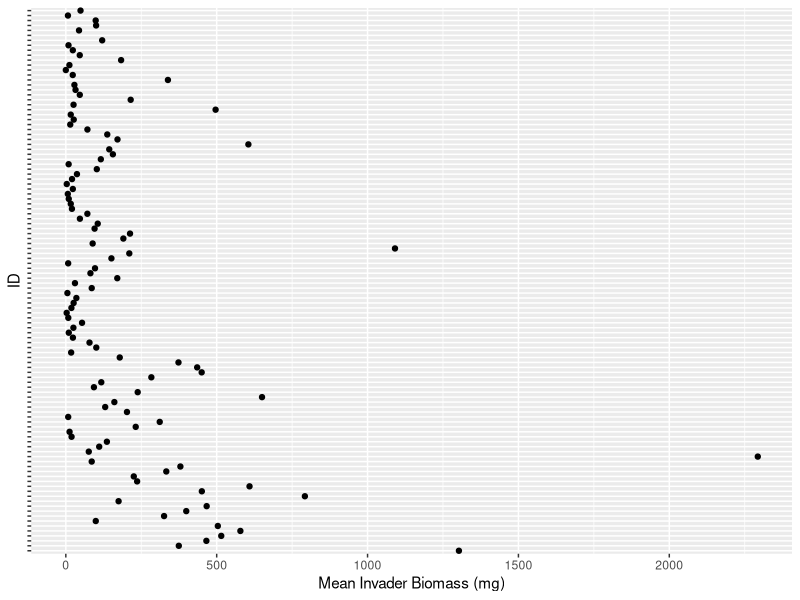
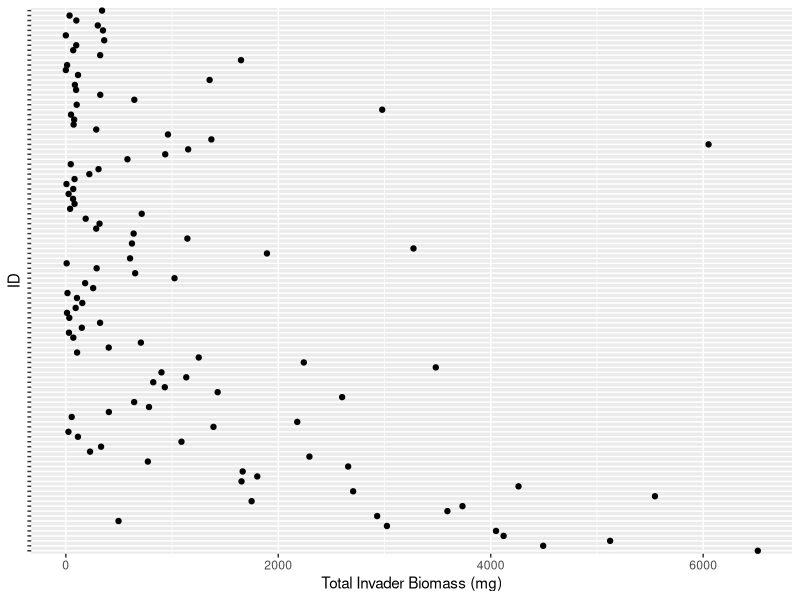
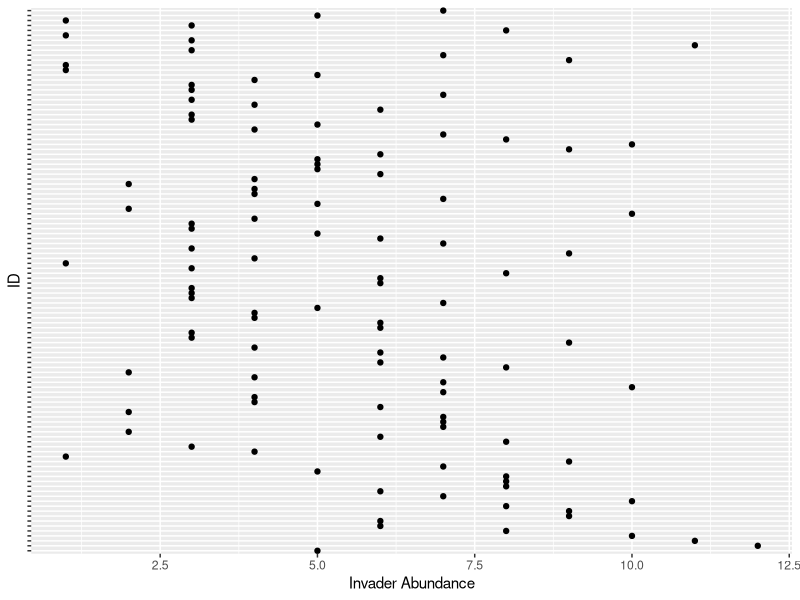
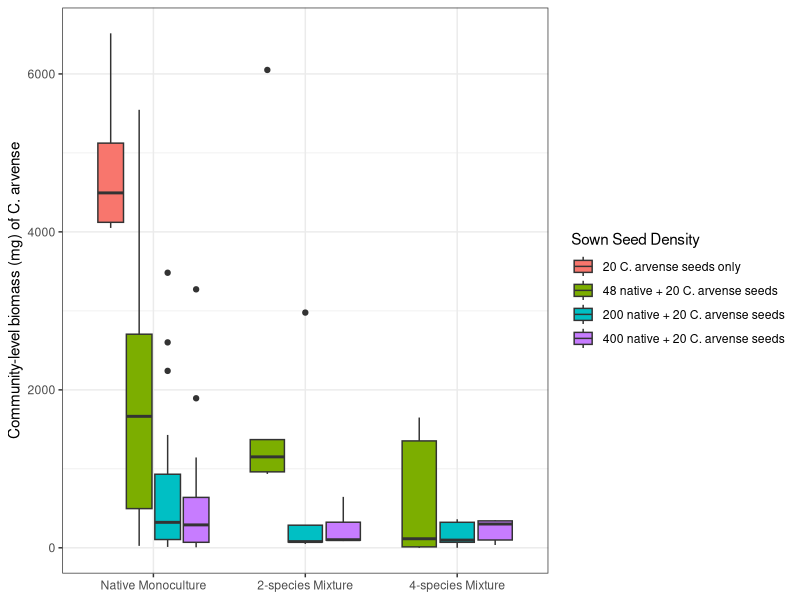
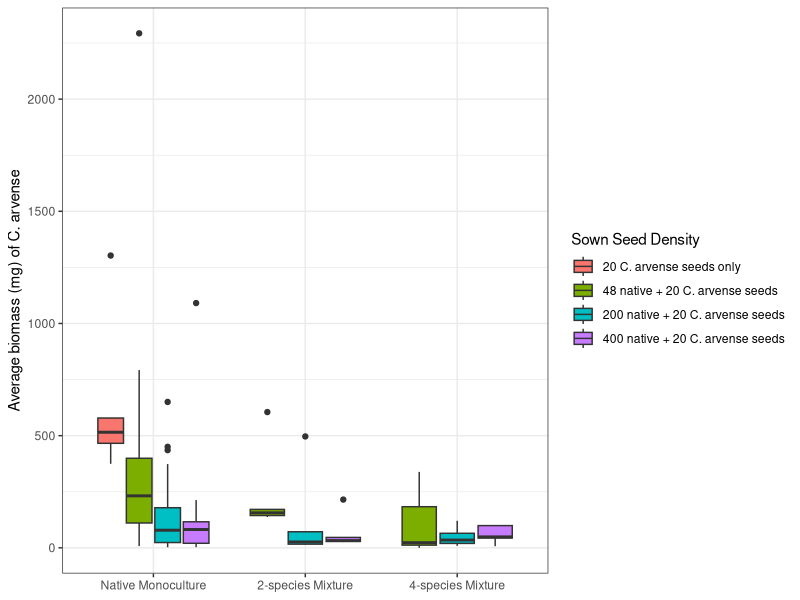
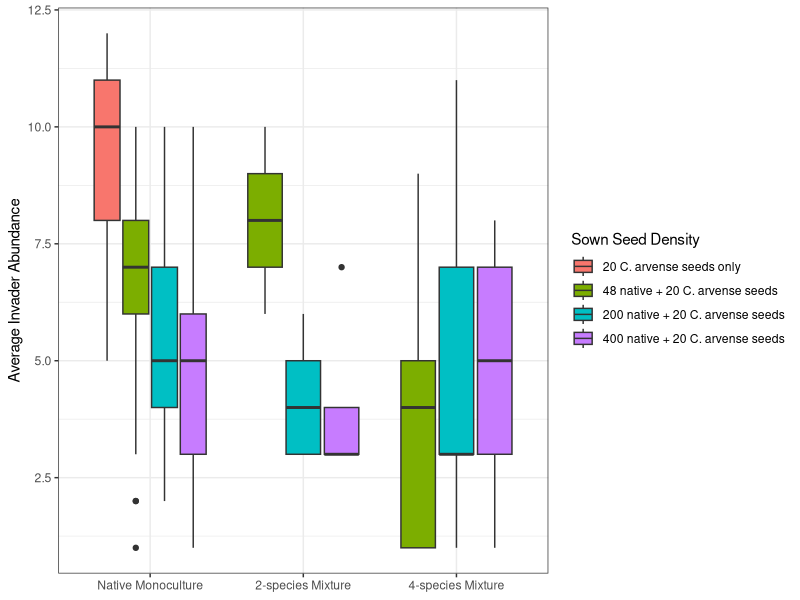

Write the R code that produced these figures, in order.
# libraries -----
library(dplyr)    # for manipulating data
library(here)     # for creating relative file paths
library(ggplot2)  # for visualizing data 

# import ----

inv_bm <- read.csv(here("data", "intermediate_data", "invader_biomass.csv"))

# exploratory data analysis -----

## check for sample size of density and richness treatments ----
# to determine type of sum of squares (I, II, or III) required for ANOVA 
inv_bm %>%
  group_by(Richness_ID, Density_ID) %>%
  summarize(
    n_avg_bm = length(na.omit(mean_inv_bm_mg)),
    n_tot_bm = length(na.omit(tot_inv_bm_mg)),
    n_inv_ab = length(na.omit(num_invaders))
  )

## check for outliers -----
# reason: outliers increase the estimate of sample variance
# decreasing the calculated F statistics for ANOVA's
# lowering the chance of rejecting the null hypothesis 
inv_bm %>%
  mutate(ID = paste(Richness_ID, Density_ID, Rep)) %>%
  ggplot(aes(x = mean_inv_bm_mg, y = ID)) + 
  geom_point() +
  labs(
    x = "Mean Invader Biomass (mg)",
    y = "ID"
    ) + 
  theme(axis.text.y = element_blank())
  
inv_bm %>%
  mutate(ID = paste(Richness_ID, Density_ID, Rep)) %>%
  ggplot(aes(x = tot_inv_bm_mg, y = ID)) + 
  geom_point() +
  labs(
    x = "Total Invader Biomass (mg)",
    y = "ID"
  ) + 
  theme(axis.text.y = element_blank())

inv_bm %>%
  mutate(ID = paste(Richness_ID, Density_ID, Rep)) %>%
  ggplot(aes(x = num_invaders, y = ID)) + 
  geom_point() +
  labs(
    x = "Invader Abundance",
    y = "ID"
  ) + 
  theme(axis.text.y = element_blank())

# check box-plots ----
# reason: visualize summary statistics to get a sense of median and spread
# across seeding density and seeding richness treatments
(plot_tot_inv_bm <- inv_bm %>%
   mutate(
     Density_ID = case_when(
       Density_ID == "-"  ~ "20 C. arvense seeds only",
       Density_ID == "D1" ~ "48 native + 20 C. arvense seeds",
       Density_ID == "D2" ~ "200 native + 20 C. arvense seeds", 
       Density_ID == "D3" ~ "400 native + 20 C. arvense seeds") %>%
       factor(levels = c(
         "20 C. arvense seeds only", 
         "48 native + 20 C. arvense seeds", 
         "200 native + 20 C. arvense seeds", 
         "400 native + 20 C. arvense seeds")
       )
   ) %>%
   
   mutate(
     Richness_ID = case_when(
       Density_ID  == "20 invasive seeds"  ~ "Invasive-Only", 
       Richness_ID == "M1" ~ "Native Monoculture", 
       Richness_ID == "M2" ~ "2-species Mixture", 
       Richness_ID == "M4" ~ "4-species Mixture", 
       TRUE ~ Richness_ID
     ), 
     
     Richness_ID = factor(Richness_ID, levels = c(
       "Invasive-Only", 
       "Native Monoculture", 
       "2-species Mixture", 
       "4-species Mixture")
     )
   ) %>%
   ggplot(aes(x = Richness_ID, y = tot_inv_bm_mg)) +
   geom_boxplot(
     aes(fill = Density_ID), 
     position = "dodge2"
   ) + 
   labs(
     fill = "Sown Seed Density", 
     x = NULL, 
     y = "Community-level biomass (mg) of C. arvense"
   ) + 
   theme_bw()
)

(plot_avg_inv_bm <- inv_bm %>%
    mutate(
      Density_ID = case_when(
        Density_ID == "-"  ~ "20 C. arvense seeds only",
        Density_ID == "D1" ~ "48 native + 20 C. arvense seeds",
        Density_ID == "D2" ~ "200 native + 20 C. arvense seeds", 
        Density_ID == "D3" ~ "400 native + 20 C. arvense seeds") %>%
        factor(levels = c(
          "20 C. arvense seeds only", 
          "48 native + 20 C. arvense seeds", 
          "200 native + 20 C. arvense seeds", 
          "400 native + 20 C. arvense seeds")
        )
    ) %>%
    
    mutate(
      Richness_ID = case_when(
        Density_ID  == "20 invasive seeds"  ~ "Invasive-Only", 
        Richness_ID == "M1" ~ "Native Monoculture", 
        Richness_ID == "M2" ~ "2-species Mixture", 
        Richness_ID == "M4" ~ "4-species Mixture", 
        TRUE ~ Richness_ID
      ), 
      
      Richness_ID = factor(Richness_ID, levels = c(
        "Invasive-Only", 
        "Native Monoculture", 
        "2-species Mixture", 
        "4-species Mixture")
      )
    ) %>%
    ggplot(aes(x = Richness_ID, y = mean_inv_bm_mg)) +
    geom_boxplot(
      aes(fill = Density_ID), 
      position = "dodge2"
    ) + 
    labs(
      fill = "Sown Seed Density", 
      x = NULL, 
      y = "Average biomass (mg) of C. arvense"
    ) + 
    theme_bw()
)

(plot_ab_inv_bm <- inv_bm %>%
    mutate(
      Density_ID = case_when(
        Density_ID == "-"  ~ "20 C. arvense seeds only",
        Density_ID == "D1" ~ "48 native + 20 C. arvense seeds",
        Density_ID == "D2" ~ "200 native + 20 C. arvense seeds", 
        Density_ID == "D3" ~ "400 native + 20 C. arvense seeds") %>%
        factor(levels = c(
          "20 C. arvense seeds only", 
          "48 native + 20 C. arvense seeds", 
          "200 native + 20 C. arvense seeds", 
          "400 native + 20 C. arvense seeds")
        )
    ) %>%
    
    mutate(
      Richness_ID = case_when(
        Density_ID  == "20 invasive seeds"  ~ "Invasive-Only", 
        Richness_ID == "M1" ~ "Native Monoculture", 
        Richness_ID == "M2" ~ "2-species Mixture", 
        Richness_ID == "M4" ~ "4-species Mixture", 
        TRUE ~ Richness_ID
      ), 
      
      Richness_ID = factor(Richness_ID, levels = c(
        "Invasive-Only", 
        "Native Monoculture", 
        "2-species Mixture", 
        "4-species Mixture")
      )
    ) %>%
    ggplot(aes(x = Richness_ID, y = num_invaders)) +
    geom_boxplot(
      aes(fill = Density_ID), 
      position = "dodge2"
    ) + 
    labs(
      fill = "Sown Seed Density", 
      x = NULL, 
      y = "Average Invader Abundance"
    ) + 
    theme_bw()
)
